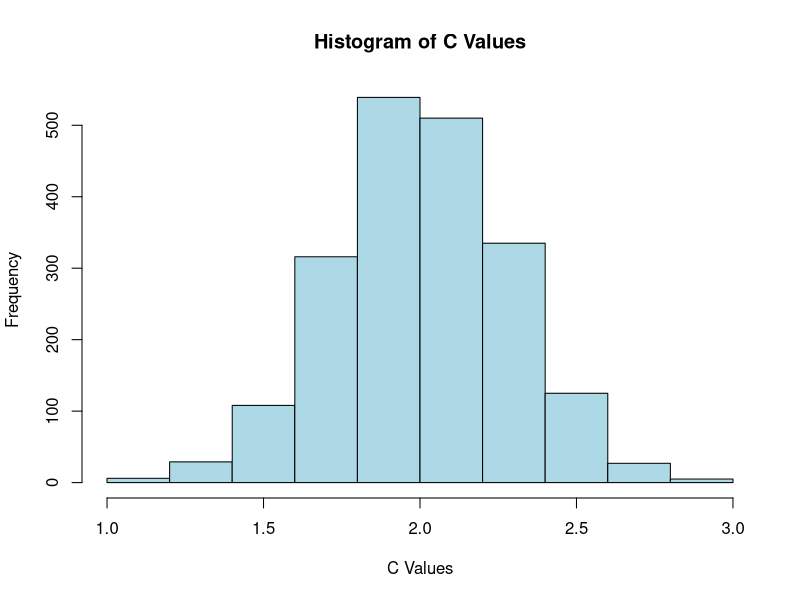

Reproduce this figure in R. (Note: this script raises an error after producing the figure.)
## ---- chunk 1
library(gtools)
library(MASS)

df1 <- read.csv("Body_masses.csv")

df1$Body.mass <- log(df1$Body.mass)

results_df <- data.frame()

num_permutations <- 2000

for (i in 1:num_permutations) {
  
  perms <- sample(df1$Body.mass, length(df1$Body.mass), replace = FALSE)
  
  results_df <- rbind(results_df, data.frame(Permutation = i, Body.mass = perms))
}


calculate_sum_squared_differences <- function(vector) {
  squared_differences <- (vector[-1] - vector[-length(vector)])^2
  sum_squared_differences <- sum(squared_differences)
  mean_value <- mean(vector)
  differences <- vector - mean_value
  sum_of_differences <- sum((differences)^{2})
  c_value <- sum_squared_differences / sum_of_differences
  return(c_value)
}

c_value_df <- data.frame(Result = numeric(0))

for (i in 1:num_permutations) {
  perm_values <- results_df$Body.mass[results_df$Permutation == i]
  result <- calculate_sum_squared_differences(perm_values)
  c_value_df <- rbind(c_value_df, data.frame(Result = result))
}


# fitting a normal distribution to my results
fit <- fitdistr(c_value_df$Result, densfun = "normal")
mean_estimate <- fit$estimate["mean"]
sd_estimate <- fit$estimate["sd"]

# I thought it was normal now 
hist(c_value_df$Result, main = "Histogram of C Values", xlab = "C Values", ylab = "Frequency", col = "lightblue", border = "black")



## ---- chunk 2
library(ape)
library(igraph)
library(purrr)

# Begin by getting the edge matrix
original_tree <- read.tree(text = "((A, B),  (C,D));")
edges <- original_tree$edge


# function that gives us the adjacency matrix from our original edge 
create_adjacency_matrix <- function(edges) {
  # Find the number of nodes, to get the size of our matrix
  nodes <- unique(as.vector(edges))
  num_nodes <- length(nodes)

  # Create an empty adjacency matrix
  adj_matrix <- matrix(0, nrow = num_nodes, ncol = num_nodes)

  # Recursively populate 
  for (i in 1:nrow(edges)) {
    #we look at the edge matrix and the right column are the from_nodes
    from_node <- edges[i, 1]
    #left columns
    to_node <- edges[i, 2]

    if (from_node %in% nodes) {
  #storing the first to_node as the right child, defined as 1
      adj_matrix[from_node, to_node] <- 1 
  #we remove from_node from the list
      nodes <- nodes[nodes != from_node]
    } else {
  #if it appears again then we assign the remaining child to the left, defined as 2
      adj_matrix[from_node, to_node] <- 2  
    }
  }

  return(adj_matrix)
}

case_matrix <-create_adjacency_matrix(edges)
print(case_matrix)


find_flips <- function(adj_matrix) {
  num_rows <- nrow(adj_matrix)
  flips_list <- vector("list", length = num_rows)

  for (i in 1:num_rows) {
    row <- adj_matrix[i, ]
    flips <- which(row == 2)
    flips_list[[i]] <- flips
  }

  return(flips_list)
}

# Test the function with your case_matrix
flips_result <- find_flips(case_matrix)
print(flips_result)

## ---- chunk 3

all_combinations <- function(adj_matrix, num) {

#get the children

 results <- find_children(adj_matrix, num)

#define

 left_child <- results$left
 right_child <- results$right

#this is the end 

  if (left_child == -1) {

    copy_adj_matrix <- adj_matrix

    return(copy_adj_matrix)

  } else {

#make a copy for each recursion so you have a copy for every flip

    left_1_copy_adj_matrix <- adj_matrix

#calling function with nothing flipped, asking to flip children of left child

    left_1 <- all_combinations(left_1_copy_adj_matrix, left_child)
    
# flip children of right child

    right_1_copy_adj_matrix <- adj_matrix

    right_1 <- all_combinations(right_1_copy_adj_matrix, right_child)
    
    
# Swap left  and right children
    adj_matrix[num, left_child] <- 1
    adj_matrix[num, right_child] <- 2
 
   
#calling function with nothing flipped, asking to flip children of left child (used to be right child)
    left_2_copy_adj_matrix <- adj_matrix
    left_2 <- all_combinations(left_2_copy_adj_matrix, left_child)
   

   #calling function with nothing flipped, asking to flip children of right child (used to be left child)
    right_2_copy_adj_matrix <- adj_matrix
    right_2 <- all_combinations(right_2_copy_adj_matrix, right_child)
    
    return(list(left_1, left_2, right_1, right_2))
    
  }
}
    
adjoint_list <-all_combinations(case_matrices,5)
print(adjoint_list)

#finds children of a specific node in the adj matrix
find_children <- function(adj_matrix, node) {
  children_right <- which(adj_matrix[node,] == 1)  # Right child
  children_left <- which(adj_matrix[node,] == 2)  # Left child

  #no children
  if (identical(children_right, integer(0))) {
    result <- list(right = -1, left = -1)
  } else {
    result <- list(right = children_right, left = children_left)
  }
  

  return(result)
}

#call function
adj_matrix <- create_adjacency_matrix(edges)

# we 4 sets of matrices
result <- all_combinations(adj_matrix, 5)


# Function to get the last matrix in each sublist (maybe a partial solution?)
get_last_matrix <- function(lst) {
  lapply(lst, function(x) {
    if (is.list(x)) {
      get_last_matrix(head(x, n = 1))
      get_last_matrix(head(x, n = 2))
    } else {
      x
    }
  })
}

# Apply the function 
unique_matrices <- get_last_matrix(result)

## ---- chunk 4

get_edge_matrix <- function(adj_matrix) {
  num_nodes <- nrow(adj_matrix)
  edge_matrix <- matrix(NA, ncol = 2, nrow = 0)

  # We define what a child would look like in the adj matrix
  find_children <- function(parent, root) {
    children <- which(adj_matrix[parent, ] != 0)
    right_children <- children[adj_matrix[parent, children] == 1]
    left_children <- children[adj_matrix[parent, children] == 2]

    # We add the right children
    for (child in right_children) {
      edge <- c(parent, child)
      edge_matrix <<- rbind(edge_matrix, edge)

      # Recursion
      find_children(child, root)
    }

    # Then, add left children
    for (child in left_children) {
      edge <- c(parent, child)
      edge_matrix <<- rbind(edge_matrix, edge)

      # Recursion
      find_children(child, root)
    }
  }

   #Iterate through nodes to find roots and start find
  for (node in 1:num_nodes) {
    if (sum(adj_matrix[, node] != 0) == 0) {
      # Node is a root
      find_children(node, node)
    }
  }

  return(edge_matrix)
}

# Example usage
adj_matrix <- matrix(c(0, 0, 0, 0, 0, 0, 0, 0, 0, 0, 0, 0, 0, 0, 0, 0, 0, 0, 0, 0, 0,
                      0, 0, 0, 0, 0, 0, 0, 0, 0, 0, 0, 0, 1, 2, 1, 2, 0, 0, 0, 0, 0, 0, 0, 1, 2, 0, 0, 0), nrow = 7, byrow = TRUE)

my_matrix <- get_edge_matrix(adj_matrix)

# Print the resulting matrix
print(my_matrix)


#print(unique_matrices)

#need to flatten it?
#edge_matrices_list <- lapply(unique_matrices, get_edge_matrix)
## ---- chunk 5

tree_string <- "((((((Odocoileus_hemionus,Odocoileus_virginianus),Rangifer_tarandus),Alces_alces),((Dama_dama,Cervus_canadensis))),Antilocapra_americana));"

tree <- read.tree(text = tree_string)

# I'm building the joint data outside of the csv file
tip_labels <- tree$tip.label
data_order <- c(Odocoileus_hemionus = 74, Odocoileus_virginianus = 57, Rangifer_tarandus = 100, Alces_alces = 384, Dama_dama = 55, Cervus_canadensis = 300, Antilocapra_americana = 50)

link_tree_values <- function(tree, tip_labels, data_order) {
  # Create a named vector with tip labels and corresponding values
  values_vec <- data_order[tip_labels]

  # Annotate the tree with values for tips
  tree$node.label <- ifelse(gsub(" ", "_", tree$tip.label) %in% names(values_vec), values_vec[gsub(" ", "_", tree$tip.label)], NA)

  return(tree)

}

tree_with_values <- link_tree_values(tree, tip_labels, data_order)
print(tree_with_values)

edges <-tree_with_values$edge

# function that gives us the adjacency matrix from our original edge 
create_adjacency_matrix <- function(edges) {
  # Find the number of nodes, to get the size of our matrix
  nodes <- unique(as.vector(edges))
  num_nodes <- length(nodes)

  # Create an empty adjacency matrix
  adj_matrix <- matrix(0, nrow = num_nodes, ncol = num_nodes)

  # Recursively populate 
  for (i in 1:nrow(edges)) {
    #we look at the edge matrix and the right column are the from_nodes
    from_node <- edges[i, 1]
    #left columns
    to_node <- edges[i, 2]

    if (from_node %in% nodes) {
  #storing the first to_node as the right child, defined as 1
      adj_matrix[from_node, to_node] <- 1 
  #we remove from_node from the list
      nodes <- nodes[nodes != from_node]
    } else {
  #if it appears again then we assign the remaining child to the left, defined as 2
      adj_matrix[from_node, to_node] <- 2  
    }
  }

  return(adj_matrix)
}

#We wish to find all combinations 
all_combinations <- function(adj_matrix, num) {
 #we have a function to find children later
 results <- find_children(adj_matrix, num)
 left_child <- results$left
 right_child <- results$right
 
 

 #first we take the case that there are no kids, if none then we just return a copy of what we have
  if (left_child == -1) {
    copy_adj_matrix <- adj_matrix
    return(copy_adj_matrix)
  } else {
    # Recursively taking the combinations of the left tree
    left_1_copy_adj_matrix <- adj_matrix
    left_1 <- all_combinations(left_1_copy_adj_matrix, left_child)
    
    # Recursively taking the combinations of the right tree
    right_1_copy_adj_matrix <- adj_matrix
    right_1 <- all_combinations(right_1_copy_adj_matrix, right_child)
    
    
    # Swap left and right
    adj_matrix[num, left_child] <- 1
    adj_matrix[num, right_child] <- 2
    print(adj_matrix)
    
    #now switching the placement of the left tree with the right tree
    left_2_copy_adj_matrix <- adj_matrix
    left_2 <- all_combinations(left_2_copy_adj_matrix, right_child)
    
    # Swap left and right
    adj_matrix[num, left_child] <- 1
    adj_matrix[num, right_child] <- 2 
    #now switching the placement of the left right with the left tree
    right_2_copy_adj_matrix <- adj_matrix
    right_2 <- all_combinations(right_2_copy_adj_matrix, left_child)
    
    return(list(left_1, left_2, right_1, right_2))
    
  }
}

find_children <- function(adj_matrix, node) {
  children_right <- which(adj_matrix[node,] == 1)  # Right child
  children_left <- which(adj_matrix[node,] == 2)  # Left child

  
  if (identical(children_right, integer(0))) {
    result <- list(right = -1, left = -1)
  } else {
    result <- list(right = children_right, left = children_left)
  }
  

  return(result)
}


adj_matrix <- create_adjacency_matrix(edges)
print(adj_matrix)
result <- all_combinations(adj_matrix, 8)

# Function to get the last matrix in each sublist
get_last_matrix <- function(lst) {
  lapply(lst, function(x) {
    if (is.list(x)) {
      get_last_matrix(head(x, n = 1))
      get_last_matrix(head(x, n = 2))
    } else {
      x
    }
  })
}
# Apply the function to your list
unique_matrices <- get_last_matrix(result)

get_edge_matrix <- function(adj_matrix) {
  num_nodes <- nrow(adj_matrix)
  edge_matrix <- matrix(NA, ncol = 2, nrow = 0)

  # We define what a child would look like in the adj matrix
  find_children <- function(parent, root) {
    children <- which(adj_matrix[parent, ] != 0)
    right_children <- children[adj_matrix[parent, children] == 1]
    left_children <- children[adj_matrix[parent, children] == 2]

    # We add the right children
    for (child in right_children) {
      edge <- c(parent, child)
      edge_matrix <<- rbind(edge_matrix, edge)

      # Recursion
      find_children(child, root)
    }

    # Then, add left children
    for (child in left_children) {
      edge <- c(parent, child)
      edge_matrix <<- rbind(edge_matrix, edge)

      # Recursion
      find_children(child, root)
    }
  }

   #Iterate through nodes to find roots and start find
  for (node in 1:num_nodes) {
    if (sum(adj_matrix[, node] != 0) == 0) {
      # Node is a root
      find_children(node, node)
    }
  }

  return(edge_matrix)
}

print(unique_matrices)

## ---- chunk 6
library(ape)
library(phangorn)
library(gtools)

tree_string <- "((((((Odocoileus_hemionus,Odocoileus_virginianus),Rangifer_tarandus),Alces_alces),((Dama_dama,Cervus_canadensis))),Antilocapra_americana));"

tree <- read.tree(text = tree_string)

tree$edge
# I'm building the joint data outside of the csv file
tip_labels <- tree$tip.label
data_order <- c(Odocoileus_hemionus = 74, Odocoileus_virginianus = 57, Rangifer_tarandus = 100, Alces_alces = 384, Dama_dama = 55, Cervus_canadensis = 300, Antilocapra_americana = 50)

link_tree_values <- function(tree, tip_labels, data_order) {
  # Create a named vector with tip labels and corresponding values
  values_vec <- data_order[tip_labels]

  # Annotate the tree with values for tips
  tree$node.label <- ifelse(gsub(" ", "_", tree$tip.label) %in% names(values_vec), values_vec[gsub(" ", "_", tree$tip.label)], NA)

  return(tree)

}

tree_with_values <- link_tree_values(tree, tip_labels, data_order)
print(tree_with_values)


# adapted function from above 
calculate_c_value <- function(data_vector) {
  squared_differences <- (data_vector[-1] - data_vector[-length(data_vector)])^2
  sum_squared_differences <- sum(squared_differences)
  mean_value <- mean(data_vector)
  differences <- data_vector - mean_value
  sum_of_differences <- sum(differences^2)
  c_value <- sum_squared_differences / sum_of_differences
  return(c_value)
}


# getting all the c values 
#c_values <- sapply(data_vectors_list, calculate_c_value)

#average_c_value <- mean(c_values)

## ---- chunk 7
 m <- matrix(c(5, 6, 6, 1,6, 2, 5, 7, 7, 3, 7, 4), nrow = 6, byrow = TRUE)

print(m)
